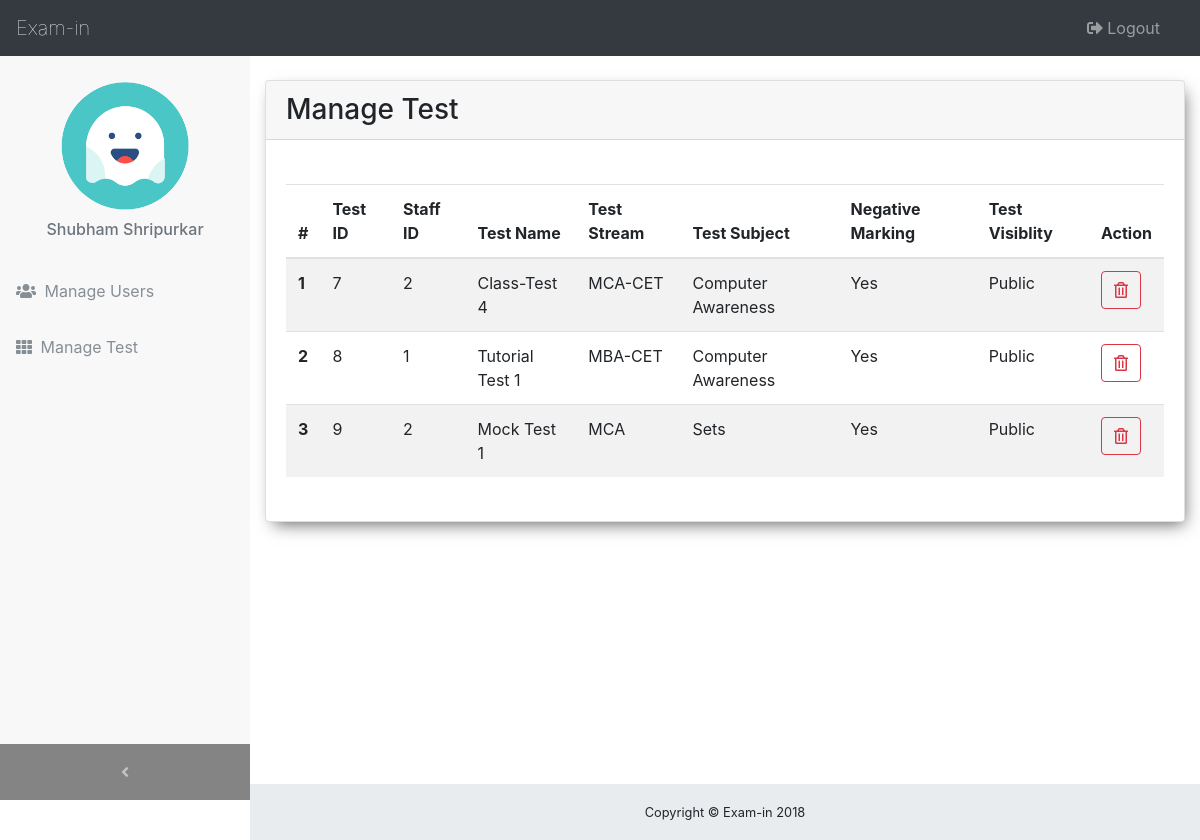
The app's page /admin/test_manage.php (signed in) with its own data.
### tables this page shows
CREATE TABLE `test_bank` (
  `test_id` smallint(100) NOT NULL,
  `staff_id` smallint(100) NOT NULL,
  `test_name` varchar(50) NOT NULL,
  `test_stream` varchar(50) NOT NULL,
  `test_subject` varchar(50) NOT NULL,
  `number_of_questions` int(30) NOT NULL,
  `neg_marks` tinyint(5) DEFAULT NULL,
  `test_time` tinyint(100) DEFAULT NULL,
  `test_visibility` tinyint(1) NOT NULL DEFAULT '0'
);

### admin/test_manage.php (the view, shortened to what this page needs)
<?php
	include '../db/database.php';
    $sql = "SELECT * FROM test_bank";
    $result = mysqli_query($conn,$sql);
?>
<!DOCTYPE html>
<html>
<head>
	<?php include '../include/css_include.php' ?>
	<link rel="stylesheet" href="../css/master.css">
</head>
<body>
	<?php include '../include/admin_navbar_include.php' ?>
	<div class="content-wrapper my-5">
		<div class="container my-3">
			<div class="card">
				<h3 class="card-header">Manage Test</h3>
				<div class="card-body">
                    <table class="table table-striped my-4">
                        <thead>
                            <tr>
                                <th scope="col">#</th>
                                <th scope="col">Test ID</th>
                                <th scope="col">Staff ID</th>
                                <th scope="col">Test Name</th>
                                <th scope="col">Test Stream</th>
                                <th scope="col">Test Subject</th>
                                <th scope="col">Negative Marking</th>
                                <th scope="col">Test Visiblity</th>
                                <th scope="col" colspan="2">Action</th>
                            </tr>
                        </thead>
                        <tbody>
                            <?php
							$i = 0;
                            while ($row = mysqli_fetch_assoc($result)) {
                                if ($row['neg_marks'] > 0) {
                                    $neg_marks = "Yes";
                                }
                                if ($row['test_visibility'] == 0) {
                                    $test_visibility = "Public";
                                }
                                echo "<tr>
                                <th scope='row'>".($i+1)."</th>
                                <td>".$row['test_id']."</td>
                                <td>".$row['staff_id']."</td>
                                <td>".$row['test_name']."</td>
                                <td>".$row['test_stream']."</td>
                                <td>".$row['test_subject']."</td>
                                <td>".$neg_marks."</td>
                                <td>".$test_visibility."</td>
                                <form action='test_delete.php' method='post'>
                                    <input type='hidden' name='test_id' value='".$row['test_id']."'>
                                    <td><button class='btn btn-outline-danger' name='submitTest' type='submit'><i class='far fa-trash-alt'></i></button></td>
                                </form>
                                </tr>";
								$i++;
                            }
                            ?>
                        </tbody>
                    </table>
                </div>
			</div>
		</div>
	</div>
    <footer class="sticky-footer">
        <div class="container">
            <div class="text-center">
                <small>Copyright © Exam-in 2018</small>
            </div>
        </div>
    </footer>
</body>
</html>

### css/master.css (style rules this page uses)
.card { -webkit-box-shadow: 4px 7px 16px -5px rgba(0,0,0,0.61); -moz-box-shadow: 4px 7px 16px -5px rgba(0,0,0,0.61); box-shadow: 4px 7px 16px -5px rgba(0,0,0,0.61); }

### include/staff_navbar_css.php (style rules this page uses)
html { position: relative; min-height: 100%; }
body { overflow-x: hidden; }
.content-wrapper { min-height: calc(100vh - 56px); padding-top: 1rem; }
.content-wrapper { overflow-x: hidden; background: white; }
@media (min-width: 992px) { .content-wrapper { margin-left: 250px; } }
footer.sticky-footer { position: absolute; right: 0; bottom: 0; width: 100%; height: 56px; background-color: #e9ecef; line-height: 55px; }
@media (min-width: 992px) { footer.sticky-footer { width: calc(100% - 250px); } }

### records on screen
test_bank: test_id "7", staff "2", test_name "Class-Test 4", test_stream "MCA-CET", test_subject "Computer Awareness", neg_marks "Yes", test_visibility "Public"
test_bank: test_id "8", staff "1", test_name "Tutorial Test 1", test_stream "MBA-CET", test_subject "Computer Awareness", neg_marks "Yes", test_visibility "Public"
test_bank: test_id "9", staff "2", test_name "Mock Test 1", test_stream "MCA", test_subject "Sets", neg_marks "Yes", test_visibility "Public"

### other values on screen
$_SESSION['first_name'] "Shubham"
$_SESSION['last_name'] "Shripurkar"
